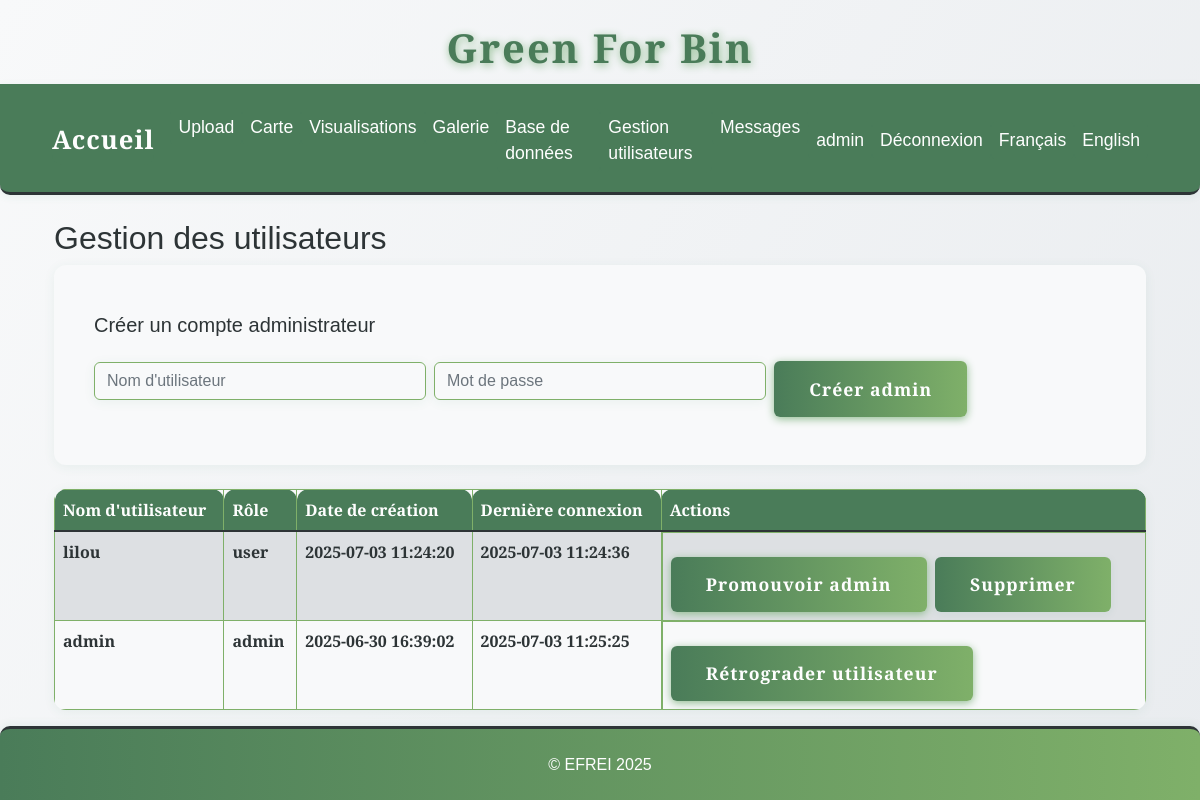
/admin/users (signed in), run on an earlier commit of the app's database.
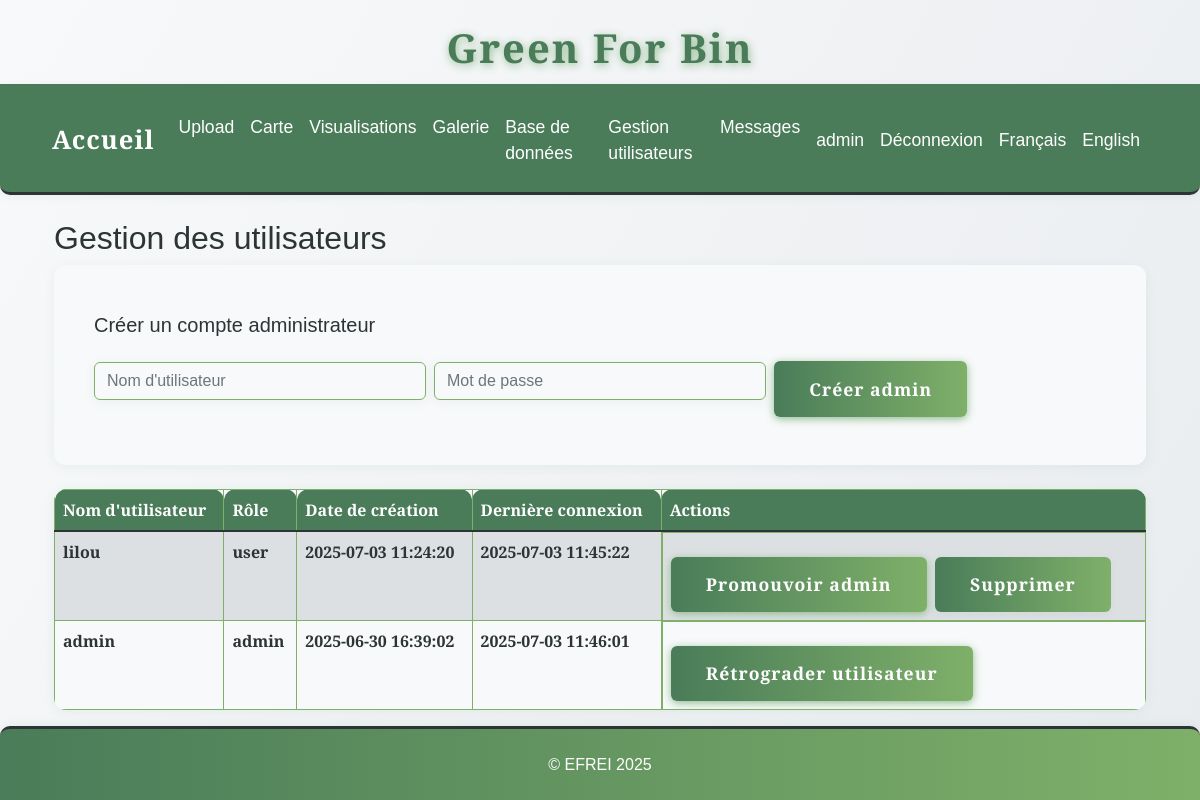
And on a later commit of the database.
### tables this page shows
CREATE TABLE users (
                id INTEGER PRIMARY KEY AUTOINCREMENT,
                username TEXT UNIQUE NOT NULL,
                password_hash TEXT NOT NULL,
                role TEXT NOT NULL DEFAULT 'user',
                created_at TEXT NOT NULL,
                last_login TEXT
            );

### app.py (the view)
@app.route('/admin/users')
@admin_required
def admin_users():
    with sqlite3.connect(DB_PATH) as conn:
        c = conn.cursor()
        c.execute("""
            SELECT id, username, role, created_at, last_login
            FROM users
            ORDER BY created_at DESC
        """)
        users = c.fetchall()
        c.execute("SELECT COUNT(*) FROM users WHERE role = 'admin'")
        admin_count = c.fetchone()[0]
    return render_template('admin/users.html', users=users, admin_count=admin_count)

### app.py (called while the page is built)
def get_locale():
    return session.get('lang', request.accept_languages.best_match(['en', 'fr']))

@app.context_processor
def inject_locale():
    return dict(get_locale=get_locale)

def admin_required(f):
    @wraps(f)
    def decorated_function(*args, **kwargs):
        if 'user_id' not in session:
            flash('Vous devez être connecté pour accéder à cette page.', 'error')
            return redirect(url_for('login'))
        with sqlite3.connect(DB_PATH) as conn:
            c = conn.cursor()
            c.execute("SELECT role FROM users WHERE id = ?", (session['user_id'],))
            user = c.fetchone()
        if not user or user[0] != 'admin':
            flash('Accès réservé aux administrateurs.', 'error')
            return redirect(url_for('index'))
        return f(*args, **kwargs)
    return decorated_function

### templates/admin/users.html (shortened to what this page needs)
{% extends "base.html" %}
{% block content %}
<div class="container">
    <h2>{{ _('Gestion des utilisateurs') }}</h2>
    <div class="card mb-4">
        <div class="card-body">
            <h5 class="card-title">{{ _('Créer un compte administrateur') }}</h5>
            <form method="post" action="{{ url_for('create_admin') }}">
                <div class="row g-2 align-items-center">
                    <div class="col-md-4">
                        <input type="text" name="username" class="form-control" placeholder="Nom d'utilisateur" required>
                    </div>
                    <div class="col-md-4">
                        <input type="password" name="password" class="form-control" placeholder="Mot de passe" required>
                    </div>
                    <div class="col-md-4">
                        <button type="submit" class="btn btn-primary">{{ _('Créer admin') }}</button>
                    </div>
                </div>
            </form>
        </div>
    </div>
    <table class="table table-striped table-green-text">
        <thead>
            <tr>
                <th>{{ _("Nom d'utilisateur") }}</th>
                <th>{{ _('Rôle') }}</th>
                <th>{{ _('Date de création') }}</th>
                <th>{{ _('Dernière connexion') }}</th>
                <th>{{ _('Actions') }}</th>
            </tr>
        </thead>
        <tbody>
            {% for user in users %}
                <tr>
                    <td>{{ user[1] }}</td>
                    <td>{{ user[2] }}</td>
                    <td>{{ user[3] }}</td>
                    <td>{{ user[4] or _('Jamais') }}</td>
                    <td class="d-flex gap-2">
                        {% if user[2] == 'user' %}
                            <a href="{{ url_for('promote_user', user_id=user[0]) }}" class="btn btn-success btn-sm">{{ _('Promouvoir admin') }}</a>
                        {% else %}
                            <a href="{{ url_for('demote_user', user_id=user[0]) }}" class="btn btn-warning btn-sm">{{ _('Rétrograder utilisateur') }}</a>
                        {% endif %}
                        {% if session['user_id'] != user[0] and (user[2] != 'admin' or admin_count > 1) %}
                            <a href="{{ url_for('delete_user', user_id=user[0]) }}" class="btn btn-danger btn-sm" onclick="return confirm('Supprimer cet utilisateur ?');">{{ _('Supprimer') }}</a>
                        {% endif %}
                    </td>
                </tr>
            {% endfor %}
        </tbody>
    </table>
</div>
{% endblock %}

What changed in the data, as far as the page shows it:
changed users "lilou": last_login "2025-07-03 11:24:36" → "2025-07-03 11:45:22"
changed users "admin": last_login "2025-07-03 11:25:25" → "2025-07-03 11:46:01"
